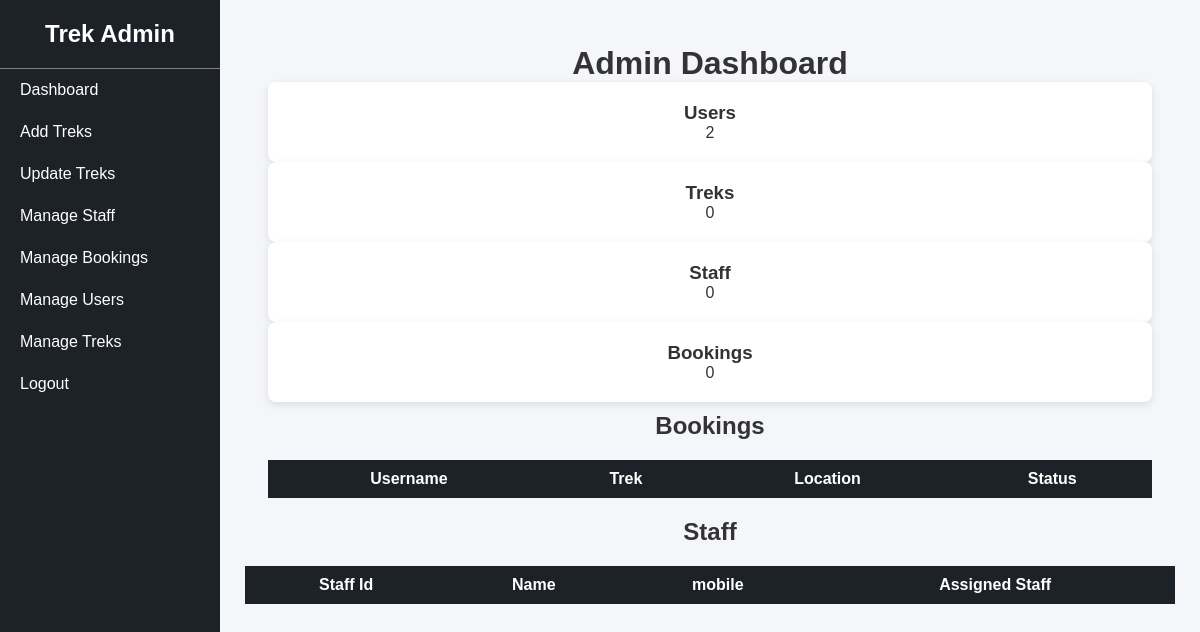
The app's page /admin_dashboard (signed in), older data.
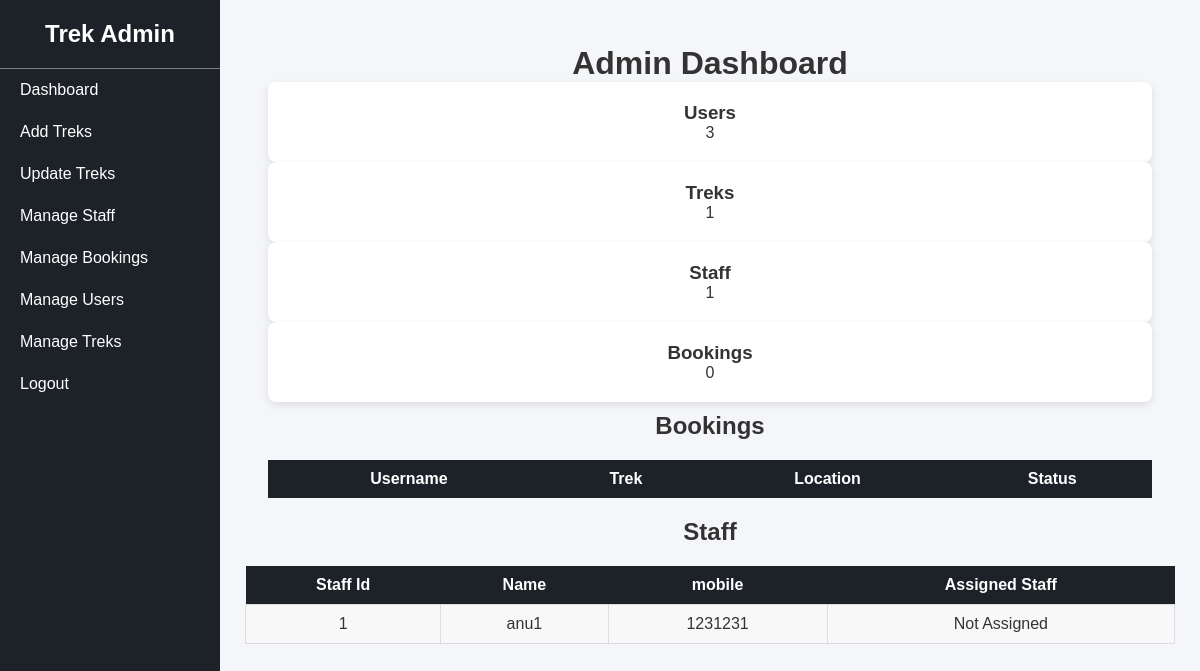
The same page, newer data.
### tables this page shows
CREATE TABLE staff(
                 id INTEGER PRIMARY KEY AUTOINCREMENT,
                 name TEXT NOT NULL,
                 mobile INTEGER,
                 assigned_trek TEXT ,
                 status TEXT NOT NULL);

### app.py (the view)
@app.route("/admin_dashboard")
def dashboard():
    if "user" not in session or session["user"] != "admin":
        return "Access Denied"
    conn = get_db_connnection()
    users_count = conn.execute("""
                SELECT COUNT(*) FROM users """).fetchone()[0]
    bookings_count = conn.execute("""
                SELECT COUNT(*) FROM bookings """).fetchone()[0]
    trek_count = conn.execute("""
                SELECT COUNT(*) FROM treks """).fetchone()[0]
    staff_count = conn.execute("""
                SELECT COUNT(*) FROM staff """).fetchone()[0]
    bookings = conn.execute("""SELECT bookings.username, treks.name, treks.location, treks.price, bookings.status
                    FROM bookings
                    JOIN treks ON bookings.trek_id = treks.id
                  """).fetchall()
    staff = conn.execute("""
                        SELECT * FROM staff """).fetchall()
    conn.close()
    return render_template("admin_dashboard.html",bookings=bookings,user_count=users_count,bookings_count=bookings_count,trek_count=trek_count,staff_count=staff_count,staff=staff)

### app.py (called while the page is built)
def get_db_connnection():
    conn = sqlite3.connect("database.db")
    conn.row_factory =sqlite3.Row
    return conn

### templates/admin_dashboard.html (shortened to what this page needs)
{% extends "admin_base.html" %}
{% block content %}
<div id="admin-dashboard">
    <h1 id="admin_users" style="text-align: center;">Admin Dashboard</h1>
<div class="dashboard-cards">
    <div class="card">
        <h3>Users</h3>
        <p>{{ user_count }}</p>
    </div>
    <div class="card">
        <h3>Treks</h3>
        <p>{{ trek_count }}</p>
    </div>
    <div class="card">
        <h3>Staff</h3>
        <p>{{ staff_count }}</p>
    </div>
    <div class="card">
        <h3>Bookings</h3>
        <p>{{ bookings_count }}</p>
    </div>
</div>
<h2 style="text-align: center; padding-top: 10px;">Bookings</h2>
<table>
    <tr>
        <th>Username</th>
        <th>Trek</th>
        <th>Location</th>
        <th>Status</th>
    </tr>
</table>
</div>
<h2 style="text-align: center;">Staff</h1>
    <table>
        <tr>
            <th>Staff Id</th>
            <th>Name</th>
            <th>mobile</th>
            <th>Assigned Staff</th>
        </tr>
        {% for s in staff %}
        <tr>
            <td>{{ s["id"] }}</td>
            <td>{{ s["name"] }}</td>
            <td>{{ s["mobile"] }}</td>
            <td>{{ s["assigned_trek"] }}</td>
        </tr>
        {% endfor %}
    </table>
{% endblock %}

Row changes from the older to the newer data that the page shows:
added staff: id "1", name "anu1", mobile "1231231", assigned_trek "Not Assigned"
Text that changed along with them:
{{ user_count }}: "2" → "3"
{{ trek_count }}: "0" → "1"
{{ staff_count }}: "0" → "1"
